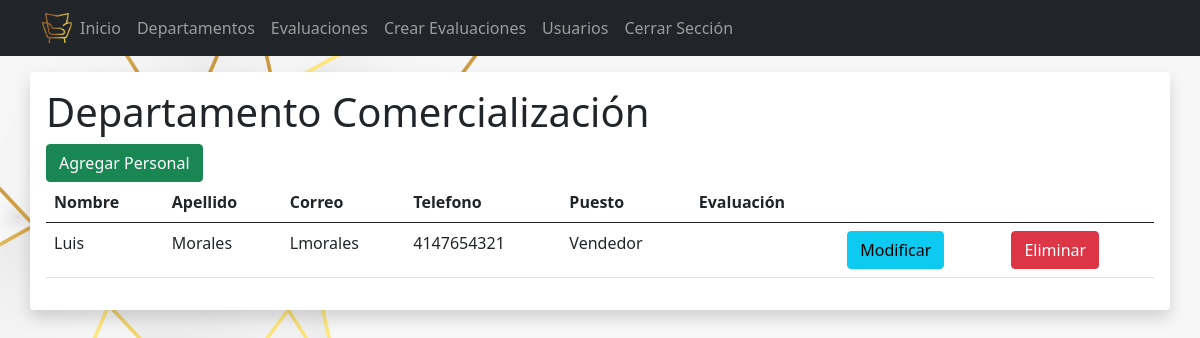
/departamento/personal/1 (signed in), run on the app's committed database.
### Login/models.py (models this page shows)
class Department(models.Model):
    management = models.CharField(max_length=300)
    def __str__(self):
        return f'Departamento {self.management}'

class  Staff(models.Model):
    name = models.CharField(max_length=50)
    last_name = models.CharField(max_length=50)
    email = models.CharField(max_length=100)
    number = models.IntegerField(max_length=50)
    jobs = models.CharField(max_length=300)
    management = models.ForeignKey(Department, on_delete=models.SET_NULL, null=True)
    def __str__(self):
        return f'{self.name} {self.last_name}'

### Login/views.py (the view)
# urls.py: path('departamento/personal/<int:id>', views.staff, name='staff'),
@login_required
def staff(request, id):
    departs = get_object_or_404(Department, pk=id)
    staff = Staff.objects.filter(management = id)
    print(staff)
    return render(request, 'staff.html', {'departs':departs, 'staffs':staff})

### Login/templates/staff.html (shortened to what this page needs)
<!DOCTYPE html>
<html lang="en">
<head>
    <link rel="stylesheet" href="https://cdn.jsdelivr.net/npm/bootstrap@5.0.2/dist/css/bootstrap.min.css">
</head>
<body>
    {% extends 'base.html' %}
    {% block content %}
    <main class="container bg-light rounded mt-3 shadow p-3 mb-5 bg-body rounded">
        <h1>{{departs}}</h1>
        <a class="btn btn-success" href="{% url 'create_staff'%}">
            Agregar Personal
        </a>
        <table class="table">
            <thead>
                <tr>
                    <th scope="col">Nombre</th>
                    <th scope="col">Apellido</th>
                    <th scope="col">Correo</th>
                    <th scope="col">Telefono</th>
                    <th scope="col">Puesto</th>
                    <th scope="col">Evaluación</th>
                    <th></th>
                    <th></th>
                </tr>
            </thead>
            <tbody>
                {% for staff in staffs %}
                <tr>
                    <td>{{staff.name}}</td>
                    <td>{{staff.last_name}}</td>
                    <td>{{staff.email}}</td>
                    <td>{{staff.number}}</td>
                    <td>{{staff.jobs}}</td>
                    <td></td>
                    <td><a class="btn btn-info" href="{% url 'edit_staff' staff.id%}">Modificar</a></td>
                    <td><a class="btn btn-danger" href="{% url 'delete_staff' staff.id%}">Eliminar</a></td>
                </tr>
                {% endfor %}
            </tbody>
          </table>
    </main>
    {% endblock %}

### Login/static/styles/main.css (style rules this page uses)
body { background-image: url("fondo.jpg"); background-size: cover; }

### data on the page
Department: management "Departamento Comercialización"
Staff: name "Luis", last_name "Morales", email "Lmorales", number "4147654321", jobs "Vendedor"
